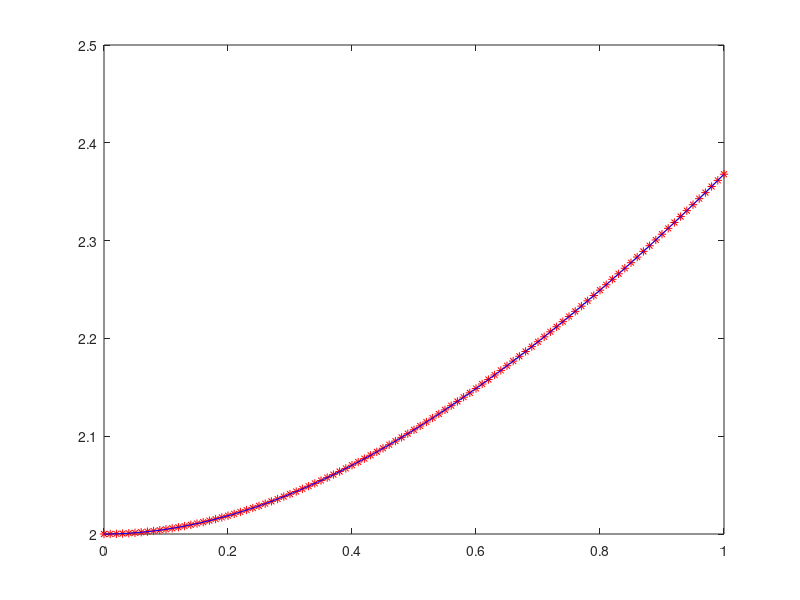
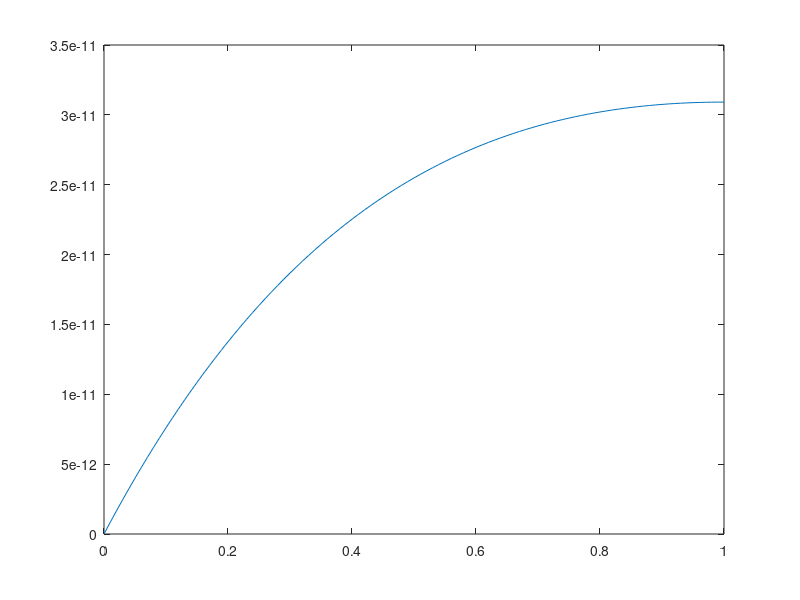

Source code (MATLAB) for these figures, in order:
f = @(x,y) -y+x+2

h = 0.01;
x = [0:h:1];
y0 = 2;
y = zeros(size(x));
y(1) = y0;

for i = 2:size(y,2)

    K1 = f(x(i - 1),y(i - 1));
    K2 = f(x(i - 1) + 0.5*h, y(i - 1) + h*0.5 * K1);
    K3 = f(x(i - 1) + 0.5*h, y(i-1)+0.5*h*K2);
    K4 = f(x(i - 1) + h,y(i - 1) + h*K3);

    y(i) = y(i - 1) + (K1 + 2*K2+2*K3+K4)*h/6;

end
plot(x,y,'r*',x,exp(-x) + x + 1,'b')

figure()

plot(x,y-(exp(-x) + 1+x))

erro = abs(exp(1) - y(end));
